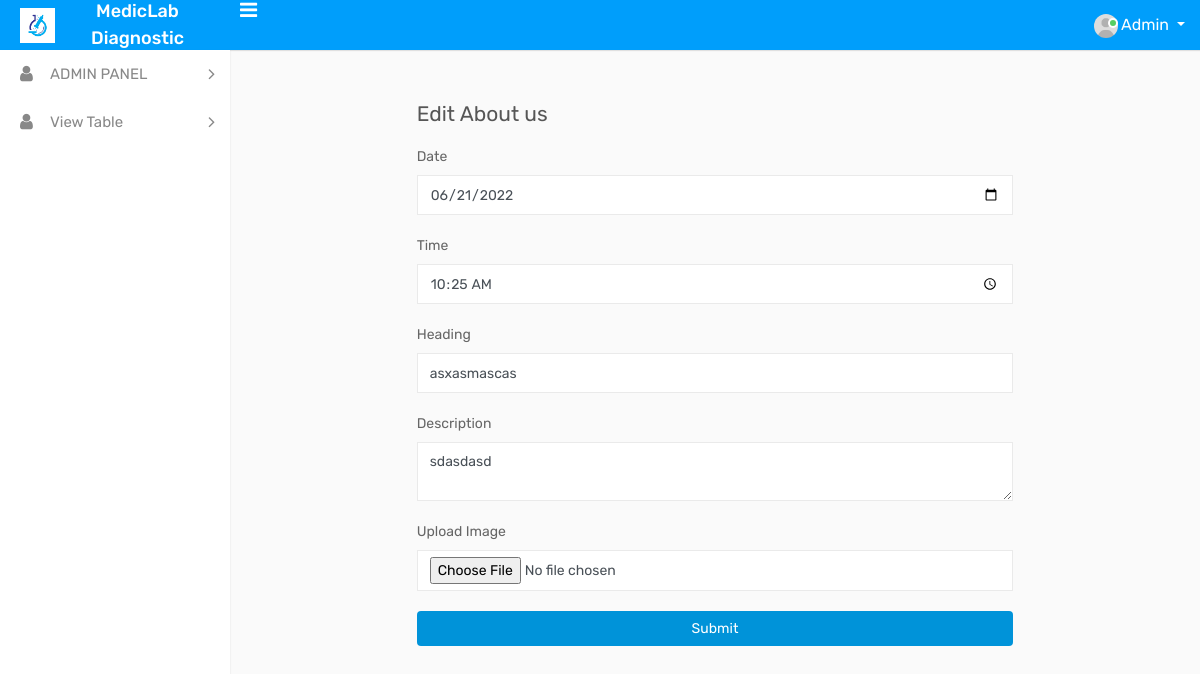
/admin/edit about us.php?id=14 (signed in), run on the app's committed database.
### tables this page shows
CREATE TABLE `add_aboutus` (
  `id` int(11) NOT NULL,
  `Date` varchar(100) NOT NULL,
  `Time` varchar(100) NOT NULL,
  `Image` varchar(100) NOT NULL,
  `Heading` varchar(100) NOT NULL,
  `Description` varchar(10000) NOT NULL
);

### admin/edit about us.php (the view, shortened to what this page needs)
<?php
 include("connection.php");
?>
<?php
$id=$_GET['id'];
?>
    <!DOCTYPE html>
<html lang="en">
<head>
    <link rel="stylesheet" type="text/css" href="assets/css/bootstrap.min.css">
    <link rel="stylesheet" type="text/css" href="assets/css/font-awesome.min.css">
    <link rel="stylesheet" type="text/css" href="assets/css/select2.min.css">
    <link rel="stylesheet" type="text/css" href="assets/css/bootstrap-datetimepicker.min.css">
    <link rel="stylesheet" type="text/css" href="assets/css/style.css">
</head>
<body>
    <div class="main-wrapper">
        <?php include('include/TOPBAR.php'); ?>
       <?php include('include/SIDEBAR.php'); ?>
       <div class="page-wrapper">
            <div class="content">
                <div class="row">
                    <div class="col-lg-8 offset-lg-2">
                        <h4 class="page-title">Edit About us</h4>
                    </div>
                </div>
                <div class="row">
                    <div class="col-lg-8 offset-lg-2">
                       <?php
                      $query="SELECT *from `add_aboutus` WHERE id=$id";
                      $run=mysqli_query($connect,$query);
                      if (mysqli_num_rows($run)>0) {
                        while($row=mysqli_fetch_array($run))
                        {
                      ?>
                <form class="form" method="POST" enctype="multipart/form-data">
                  <div class="form-group">
                    <label for="password-1">Date</label>
                  <input type="Date" class="form-control" name="date" value="<?php echo $row['Date'] ?>">
                  </div>
                   <div class="form-group">
                    <label for="password-1">Time</label>
                  <input type="Time" class="form-control" name="time" value="<?php echo $row['Time'] ?>">
                  </div>
                  <div class="form-group">
                    <label for="password-1">Heading</label>
                  <input type="text" class="form-control" name="heading" value="<?php echo $row['Heading'] ?>">
                  </div>
                   <div class="form-group">
                    <label for="password-1">Description</label>
                  <textarea  class="form-control" name="description" value=""><?php echo $row['Description'] ?></textarea>
                  </div>
                  <div class="form-group">
                    <label for="password-1">Upload Image </label>
                    <input type="file" class="form-control" name="image" value="<?php echo $row['Image'] ?>">
                  </div>
                  <div class="form-group">
                    <button class="btn  btn-block" type="submit" name="submit" style="background-color: #0093d9;color: white">Submit</button>
                  </div>
                </form>
                       <?php
                         }
                      }
                       ?>
              </div>
            </div></div></div></div>
</body>
</html>

### data on the page
add_aboutus: date "06/21/2022", time "10:25", heading "asxasmascas", description "sdasdasd"
